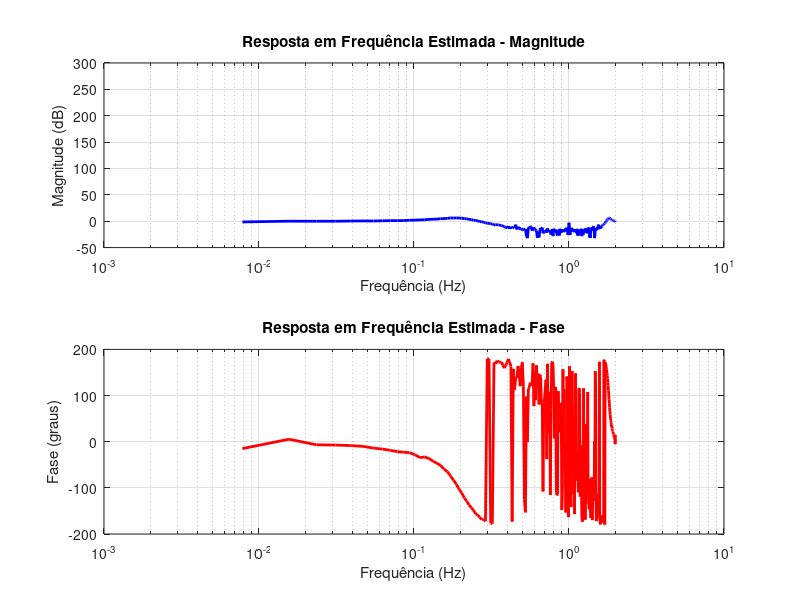

MATLAB code for this plot:
% Carregar o arquivo 'trabalho4-2023-1.mat'
load('trabalho4-2023-1.mat');

% Frequência de amostragem
fs = 2; % Hz

% Realizar a FFT do sinal de entrada 'u'
U = fft(u);
U_mag = abs(U);
U_phase = angle(U);

% Realizar a FFT do sinal de saída 'y'
Y = fft(y);

% Estimar a resposta em frequência do sistema G(jw)
G_estimated = Y ./ U;
G_mag_dB = 20*log10(abs(G_estimated));
G_phase_deg = rad2deg(angle(G_estimated));

% Frequências correspondentes
N = length(u);
frequencies = (0:N-1) * (fs/N);

% Plotar o módulo e fase da resposta em frequência estimada na mesma figura em escala logarítmica
figure;
subplot(2, 1, 1);
semilogx(frequencies, G_mag_dB, 'b', 'LineWidth', 2);
title('Resposta em Frequência Estimada - Magnitude');
xlabel('Frequência (Hz)');
ylabel('Magnitude (dB)');
grid on;

subplot(2, 1, 2);
semilogx(frequencies, G_phase_deg, 'r', 'LineWidth', 2);
title('Resposta em Frequência Estimada - Fase');
xlabel('Frequência (Hz)');
ylabel('Fase (graus)');
grid on;